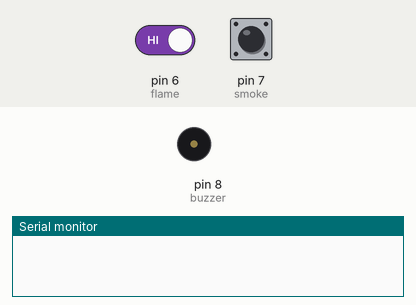
Simulated run of this sketch. Board: Arduino Uno, built with avr-gcc and run on an emulated ATmega328P. Parts: buzzer (waves = sounding, pin HIGH), the last lines printed to the serial monitor. The inputs (shaded band) are chosen by the test bench; at power-on: pin 6 (flame) HIGH, pin 7 (smoke) HIGH.

Above: at 1.2 s.
1.3 s: pin 6 (flame) driven LOW
At 1.9 s:
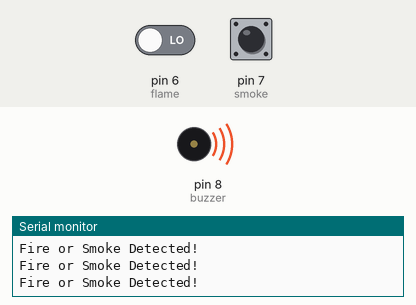
2.9 s: pin 6 (flame) driven HIGH
At 4.2 s:
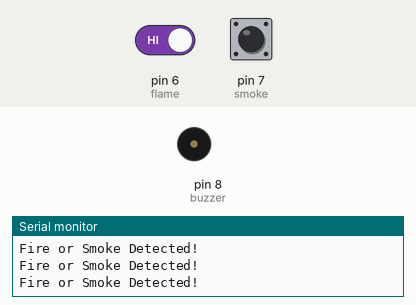
4.5 s: pin 7 (smoke) pulled LOW for 3.2 s
At 5.7 s:
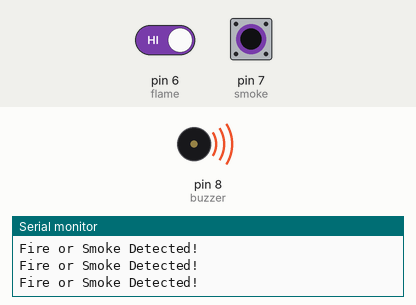
Timing chart, 0 to 9.3 s (numbered marks = the images above; inputs shaded):
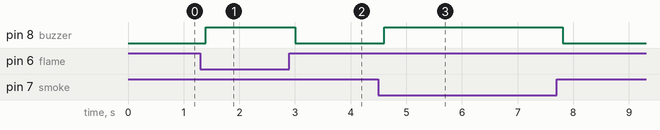

The sketch:

smoke_flameDetector.ino
```cpp
 int smoke = 7;
int flame = 6;
int buzzer = 8;

void setup() {
  pinMode(smoke, INPUT);
  pinMode(flame, INPUT);
  pinMode(buzzer, OUTPUT);
  Serial.begin(9600);
}

void loop() {

  int smokeStatus = digitalRead(smoke);
  int flameStatus = digitalRead(flame);

  if (smokeStatus == LOW || flameStatus == LOW) {
    digitalWrite(buzzer, HIGH);
    Serial.println("Fire or Smoke Detected!");
  }
  else {
    digitalWrite(buzzer, LOW);
  }

  delay(200);
}
```

Measured:
- after the input at 1.3 s, pin 8 (buzzer): LOW → HIGH after 0.10 s
- after the input at 2.9 s, pin 8 (buzzer): HIGH → LOW after 0.10 s
- after the input at 4.5 s, pin 8 (buzzer): LOW → HIGH after 0.10 s, → LOW 3.2 s later
